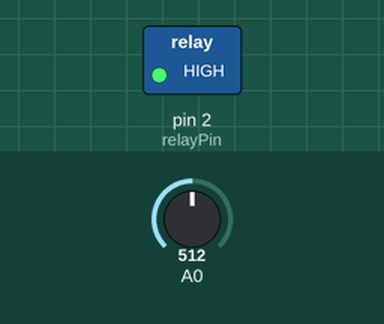
A sketch run on a simulated Arduino Uno, built with avr-gcc and run on an emulated ATmega328P. Shown: switched loads named in the sketch (green lamp = pin HIGH). The test bench sets the inputs (shaded band); at power-on: A0 = 512. What the sketch prints to the serial monitor is not drawn.

Above: at 1.2 s.
1.3 s: A0 set to 733
2.8 s: A0 set to 756
At 4.2 s:
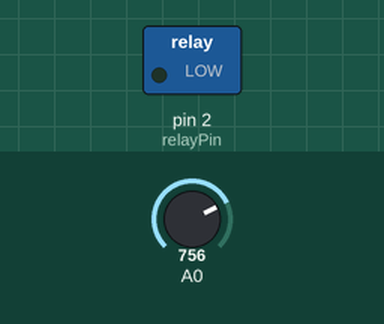
4.5 s: A0 set to 716
At 5.6 s:
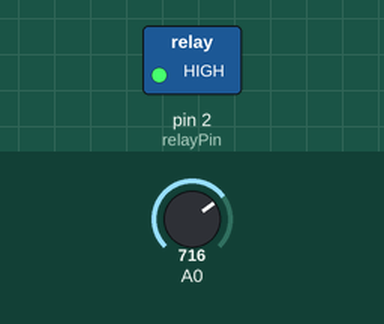
6.0 s: A0 set to 900
At 6.9 s:
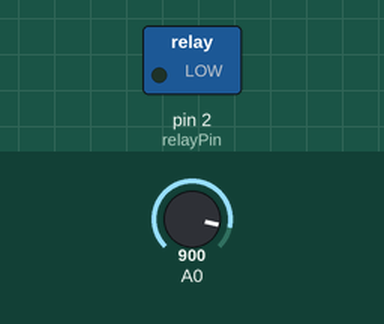
Timing chart, 0 to 8.5 s (numbered marks = the images above; inputs shaded):
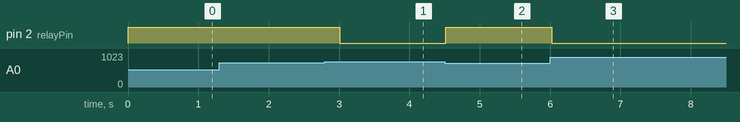

The sketch:

thermistor.ino
```cpp
const double set_temperature = 50.0;  // ℃
const int relayPin = 2;               // D2

void setup() {
    Serial.begin(9600);
    pinMode(relayPin, OUTPUT);
}

double Thermister(int thermistor_analog_data) {
    double temp;
    temp = log(10000.0 * ((1024.0 / thermistor_analog_data - 1)));
    temp = 1 / (0.001129148 + (0.000234125 + (0.0000000876741 * temp * temp)) * temp);
    temp = temp - 273.15;
    temp = 1.07 * temp - 1.787;
    Serial.print(temp);
    Serial.println(" ℃");
    return temp;
}

void enableRelay() {
    digitalWrite(relayPin, HIGH);  // Turn on the relay
    Serial.println("Relay Enabled");
}

void disableRelay() {
    digitalWrite(relayPin, LOW);  // Turn off the relay
    Serial.println("Relay Disabled");
}

int thermistor_analog_data;
void loop() {
    thermistor_analog_data = analogRead(A0);
    double temp = Thermister(thermistor_analog_data);
    // Compare the measured temperature with the set temperature
    if (temp < set_temperature) {
        // If the measured temperature is below the set temperature, enable the relay
        enableRelay();
    } else {
        // If the measured temperature is equal to or above the set temperature, disable the relay
        disableRelay();
    }
    delay(300);
}
```

Measured:
- the behaviour switches between 740 and 741 on A0 (found by bisection; images 0 and 1)
- after the input at 1.3 s, every drawn part: stays the same
- after the input at 2.8 s, pin 2 (relayPin): HIGH → LOW after 0.21 s
- after the input at 4.5 s, pin 2 (relayPin): LOW → HIGH at once
- after the input at 6.0 s, pin 2 (relayPin): HIGH → LOW at once
